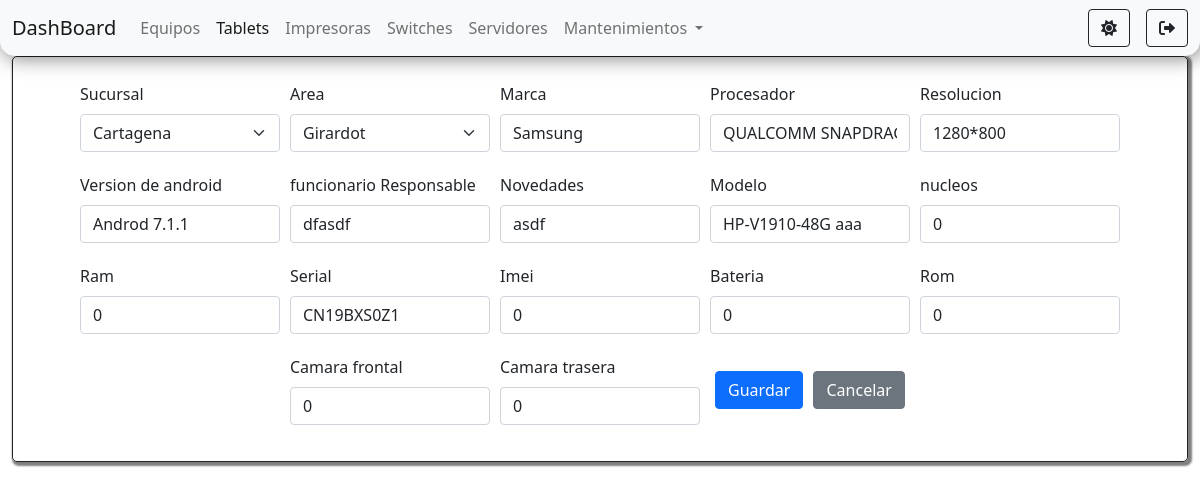
The app's page /pages/tablets/edid.php?id=1 (signed in) with its own data.
### tables this page shows
CREATE TABLE `tablets` (
  `id` int(11) NOT NULL,
  `sucursal` varchar(100) NOT NULL,
  `area` varchar(100) NOT NULL,
  `funcionario_responsable` varchar(100) NOT NULL,
  `novedades` varchar(100) NOT NULL,
  `marca` varchar(100) NOT NULL,
  `modelo` varchar(100) NOT NULL,
  `procesador` varchar(100) NOT NULL,
  `nucleos` int(11) NOT NULL,
  `ram` int(11) NOT NULL,
  `resolucion` varchar(100) NOT NULL,
  `serial` varchar(100) NOT NULL,
  `imei` int(11) NOT NULL,
  `bateria` int(11) NOT NULL,
  `rom` int(11) NOT NULL,
  `camara_frontal` int(11) NOT NULL,
  `camara_trasera` int(11) NOT NULL,
  `os` varchar(100) NOT NULL
);

### tables/tables.php (called while the page is built, shortened)
<?php
    $sucursales = "SELECT * FROM sucursal";
    $sucursal= $connection->query($sucursales);
    $areas_tablets = "SELECT * FROM areas_tablets";
    $areas_tabletsResult = $connection->query($areas_tablets);
    $marcas_tablets = "SELECT * FROM marcas_tablets";
    $marcas_tabletsResult = $connection->query($marcas_tablets);
    $procesadores_tablets = "SELECT * FROM procesadores_tablets";
    $procesadores_tabletsResult = $connection->query($procesadores_tablets);
    $resolucion_tablets = "SELECT * FROM resolucion_tablets";
    $resolucion_tabletsResult = $connection->query($resolucion_tablets);
    $os_version = "SELECT * FROM os_tablets";
    $os_versionResult = $connection->query($os_version);
?>

### pages/tablets/edid.php (the view, shortened to what this page needs)
<?php
    require_once("../../connection/connection.php");
    require_once("../../tables/tables.php");
    $id = $_GET['id'];
    $sql = "SELECT * FROM tablets WHERE id='$id'";
    $result = $connection->query($sql);
?>
<!doctype html>
<html lang="es">
<head>
    <link href="https://cdn.jsdelivr.net/npm/bootstrap@5.1.2/dist/css/bootstrap.min.css" rel="stylesheet"
>
    <link href='https://unpkg.com/boxicons@2.0.9/css/boxicons.min.css' rel='stylesheet'>
    <link rel="stylesheet" href="../../styles/styles.css">
    <link rel="stylesheet" href="https://cdnjs.cloudflare.com/ajax/libs/font-awesome/6.0.0-beta2/css/all.min.css"
 />
</head>
<body id="body">
    <nav class="navbar navbar-expand-lg navbar-light bg-light" id="navbar">
        <div class="container-fluid">
            <a class="navbar-brand" href="../../components/router.php?page=dashboard">DashBoard</a>
            <div class="collapse navbar-collapse" id="navbarSupportedContent">
                <ul class="navbar-nav me-auto mb-2 mb-lg-0">
                    <li class="nav-item">
                        <a class="nav-link" href="../../components/router.php?page=equipos">Equipos</a>
                    </li>
                    <li class="nav-item">
                        <a class="nav-link active" aria-current="page"
                            href="../../components/router.php?page=tablets">Tablets</a>
                    </li>
                    <li class="nav-item">
                        <a class="nav-link" href="../../components/router.php?page=impresoras">Impresoras</a>
                    </li>
                    <li class="nav-item">
                        <a class="nav-link" href="../../components/router.php?page=switches">Switches</a>
                    </li>
                    <li class="nav-item">
                        <a class="nav-link" href="../../components/router.php?page=servidores">Servidores</a>
                    </li>
                    <li class="nav-item dropdown">
                        <a class="nav-link dropdown-toggle" href="#" id="navbarScrollingDropdown" role="button"
                            data-bs-toggle="dropdown" aria-expanded="false">
                            Mantenimientos
                        </a>
                    </li>
                </ul>
                <div class="d-flex">
                    <button class="btn me-3 btn-outline-dark" id="btn-oscuro" onclick="onModoOscuro()"
                        title="Modo oscuro"><i class="fas fa-sun"></i></button>
                    <a href="../../components/router.php?page=logout" class="btn btn-outline-dark" id="btn-salir"
                        title="Salir"><i class="fas fa-sign-out-alt"></i></a>
                </div>
            </div>
        </div>
    </nav>
    <div class="container-fluid d-flex justify-content-center align-items-center" id="form-content ">
        <form action="../../components/tablets/edidForm.php" method="POST" id="form_edit_tablets" class="form">
            <?php while($row = $result -> fetch_assoc()){ ?>
            <div class="mb-3">
                <label for="sucursal" class="form-label">Sucursal</label>
                <select name="sucursal" id="sucursal" class="form-select">
                    <?php
                                while($row2 =$sucursal -> fetch_assoc()){
                                    if($row['sucursal'] === $row2['nombre']){
                                        $select = 'selected';
                                    }else{
                                        $select = '';
                                    }
                            ?>
                    <option value="<?php echo $row2['nombre'] ?>" <?php echo $select ?>><?php echo $row2['nombre'] ?>
                    </option>
                    <?php
                                }
                            ?>
                </select>
            </div>
            <div class="mb-3">
                <label for="area" class="form-label">Area</label>
                <select name="area" id="area" class="form-select">
                    <?php
                        while($row2 = $areas_tabletsResult -> fetch_assoc()){
                            if($row['area'] === $row2['area']){
                                $select = 'selected';
                            }else{
                                $select = '';
                            }
                    ?>
                    <option value="<?php echo $row2['area'] ?>" <?php echo $select ?>><?php echo $row2['area'] ?>
                    </option>
                    <?php
                        }
                    ?>
                </select>
            </div>
            <div class="mb-3">
                <label for="marcas" class="form-label">Marca</label>
                <select name="marcas" id="marcas" class="form-control">
                    <?php
                            while($row2 =$marcas_tabletsResult -> fetch_assoc()){
                                if($row['marca'] === $row2['marcas']){
                                    $select = 'selected';
                                }else{
                                    $select = '';
                                }
                        ?>
                    <option value="<?php echo $row2['marcas'] ?>" <?php echo $select ?>><?php echo $row2['marcas'] ?>
                    </option>
                    <?php
                            }
                        ?>
                </select>
            </div>
            <div class="mb-3">
                <label for="procesadores_tablets" class="form-label">Procesador</label>
                <select name="procesadores_tablets" id="procesadores_tablets" class="form-control">
                    <?php
                            while($row2 =$procesadores_tabletsResult -> fetch_assoc()){
                                if($row['procesador'] === $row2['procesador']){
                                    $select = 'selected';
                                }else{
                                    $select = '';
                                }
                        ?>
                    <option value="<?php echo $row2['procesador'] ?>" <?php echo $select ?>>
                        <?php echo $row2['procesador'] ?></option>
                    <?php
                            }
                        ?>
                </select>
            </div>
            <div class="mb-3">
                <label for="resolucion_tablets" class="form-label">Resolucion</label>
                <select name="resolucion_tablets" id="resolucion_tablets" class="form-control">
                    <?php
                            while($row2 =$resolucion_tabletsResult -> fetch_assoc()){
                                if($row['resolucion'] === $row2['resolucion']){
                                    $select = 'selected';
                                }else{
                                    $select = '';
                                }
                        ?>
                    <option value="<?php echo $row2['resolucion'] ?>" <?php echo $select ?>>
                        <?php echo $row2['resolucion'] ?></option>
                    <?php
                            }
                        ?>
                </select>
            </div>
            <div class="mb-3">
                <label for="os_version" class="form-label">Version de android</label>
                <select name="os_version" id="os_version" class="form-control">
                    <?php
                            while($row2 =$os_versionResult -> fetch_assoc()){
                                if($row['os'] === $row2['os']){
                                    $select = 'selected';
                                }else{
                                    $select = '';
                                }
                        ?>
                    <option value="<?php echo $row2['os'] ?>" <?php echo $select ?>><?php echo $row2['os'] ?></option>
                    <?php
                            }
                        ?>
                </select>
            </div>
            <div class="mb-3">
                <label for="funcionario_responsable" class="form-label">funcionario Responsable</label>
                <input required type="text" name="funcionario_responsable" id="funcionario_responsable"
                    placeholder="funcionario responsable" class="form-control"
                    value="<?php echo $row['funcionario_responsable'] ?>">
            </div>
            <div class="mb-3">
                <label for="novedades" class="form-label">Novedades</label>
                <input required type="text" name="novedades" id="novedades" placeholder="Novedades" class="form-control"
                    value="<?php echo $row['novedades'] ?>">
            </div>
            <div class="mb-3">
                <label for="modelo" class="form-label">Modelo</label>
                <input required type="text" name="modelo" id="modelo" placeholder="Modelo" class="form-control"
                    value="<?php echo $row['modelo'] ?>">
            </div>
            <div class="mb-3">
                <label for="nucleos" class="form-label">nucleos</label>
                <input required type="number" name="nucleos" id="nucleos" placeholder="nucleos" class="form-control"
                    value="<?php echo $row['nucleos'] ?>">
            </div>
            <div class="mb-3">
                <label for="ram" class="form-label">Ram</label>
                <input required type="text" name="ram" id="ram" placeholder="ram" class="form-control"
                    value="<?php echo $row['ram'] ?>">
            </div>
            <div class="mb-3">
                <label for="serial" class="form-label">Serial</label>
                <input required type="text" name="serial" id="serial" placeholder="Serial" class="form-control"
                    value="<?php echo $row['serial'] ?>">
            </div>
            <div class="mb-3">
                <label for="imei" class="form-label">Imei</label>
                <input required type="number" name="imei" id="imei" placeholder="Imei" class="form-control"
                    value="<?php echo $row['imei'] ?>">
            </div>
            <div class="mb-3">
                <label for="bateria" class="form-label">Bateria</label>
                <input required type="number" name="bateria" id="bateria" placeholder="Bateria" class="form-control"
                    value="<?php echo $row['bateria'] ?>">
            </div>
            <div class="mb-3">
                <label for="rom" class="form-label">Rom</label>
                <input required type="text" name="rom" id="rom" placeholder="Rom" class="form-control"
                    value="<?php echo $row['rom'] ?>">
            </div>
            <div class="mb-3">
                <label for="camara_frontal" class="form-label">Camara frontal</label>
                <input required type="text" name="camara_frontal" id="camara_frontal" placeholder="Camara frontal"
                    class="form-control" value="<?php echo $row['camara_frontal'] ?>">
            </div>
            <div class="mb-3">
                <label for="camara_trasera" class="form-label">Camara trasera</label>
                <input required type="text" name="camara_trasera" id="camara_trasera" placeholder="Camara trasera"
                    class="form-control" value="<?php echo $row['camara_trasera'] ?>">
            </div>
            <?php } ?>
            <div class="mb-3 d-flex justify-content-around align-items-center">
                <button class="btn btn-primary text-white" type="submit" onclick="change()">Guardar</button>
                <a href="../../pages/tablets/tablets.php" class="btn btn-secondary" onclick="change('error')">Cancelar</a>
            </div>
        </form>
    </div>
</body>
</html>

### styles/styles.css (style rules this page uses)
body { min-height: 100vh; }
#navbar { box-shadow: 2px 2px 20px rgb(0 0 0 / 50%); border-bottom-left-radius: 15px; border-bottom-right-radius: 15px; }
form { max-height: 90vh; overflow-X: hidden; justify-content: center; width: 100vw; display: flex; flex-wrap: wrap ; padding: 20px; border-radius: 5px; border: 1px solid #212529; box-shadow: 2px 2px 2px 2px rgba(0, 0, 0, 0.5); }
.mb-3 { width: 200px; margin: 5px; }

### records on screen
tablets: funcionario_responsable "dfasdf", novedades "asdf", modelo "HP-V1910-48G aaa", nucleos "0", ram "0", serial "CN19BXS0Z1", imei "0", bateria "0", rom "0", camara_frontal "0", camara_trasera "0"

### other values on screen
form field sucursal "Cartagena"
form field area "Girardot"
form field marcas "Samsung"
form field procesadores_tablets "QUALCOMM SNAPDRAGON 410"
form field resolucion_tablets "1280*800"
form field os_version "Androd 7.1.1"
